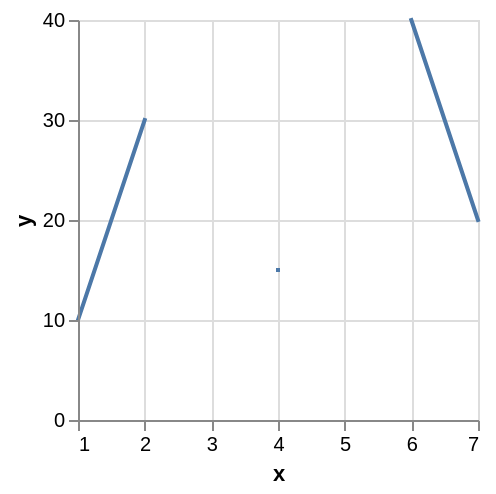

This figure's Vega-Lite source:
### Vega specification from a JSON file in a GitHub repository (floating-point values rounded to 4 significant figures)
{"$schema": "https://vega.github.io/schema/vega/v5.json", "autosize": "pad", "padding": 5, "width": 200, "height": 200, "style": "cell", "data": [{"name": "source_0", "values": [{"x": 1, "y": 10}, {"x": 2, "y": 30}, {"x": 3, "y": null}, {"x": 4, "y": 15}, {"x": 5, "y": null}, {"x": 6, "y": 40}, {"x": 7, "y": 20}]}], "marks": [{"name": "marks", "type": "line", "style": ["line"], "sort": {"field": "datum[\"x\"]", "order": "descending"}, "from": {"data": "source_0"}, "encode": {"update": {"strokeCap": {"value": "square"}, "stroke": {"value": "#4c78a8"}, "tooltip": {"signal": "{\"x\": format(datum[\"x\"], \"\"), \"y\": format(datum[\"y\"], \"\")}"}, "x": {"scale": "x", "field": "x"}, "y": {"scale": "y", "field": "y"}, "defined": {"signal": "datum[\"x\"] !== null && !isNaN(datum[\"x\"]) && datum[\"y\"] !== null && !isNaN(datum[\"y\"])"}}}}], "scales": [{"name": "x", "type": "linear", "domain": {"data": "source_0", "field": "x"}, "range": [0, {"signal": "width"}], "nice": true, "zero": false}, {"name": "y", "type": "linear", "domain": {"data": "source_0", "field": "y"}, "range": [{"signal": "height"}, 0], "nice": true, "zero": true}], "axes": [{"scale": "x", "orient": "bottom", "grid": false, "title": "x", "labelFlush": true, "labelOverlap": true, "tickCount": {"signal": "ceil(width/40)"}, "zindex": 1}, {"scale": "x", "orient": "bottom", "gridScale": "y", "grid": true, "tickCount": {"signal": "ceil(width/40)"}, "domain": false, "labels": false, "maxExtent": 0, "minExtent": 0, "ticks": false, "zindex": 0}, {"scale": "y", "orient": "left", "grid": false, "title": "y", "labelOverlap": true, "tickCount": {"signal": "ceil(height/40)"}, "zindex": 1}, {"scale": "y", "orient": "left", "gridScale": "x", "grid": true, "tickCount": {"signal": "ceil(height/40)"}, "domain": false, "labels": false, "maxExtent": 0, "minExtent": 0, "ticks": false, "zindex": 0}]}
